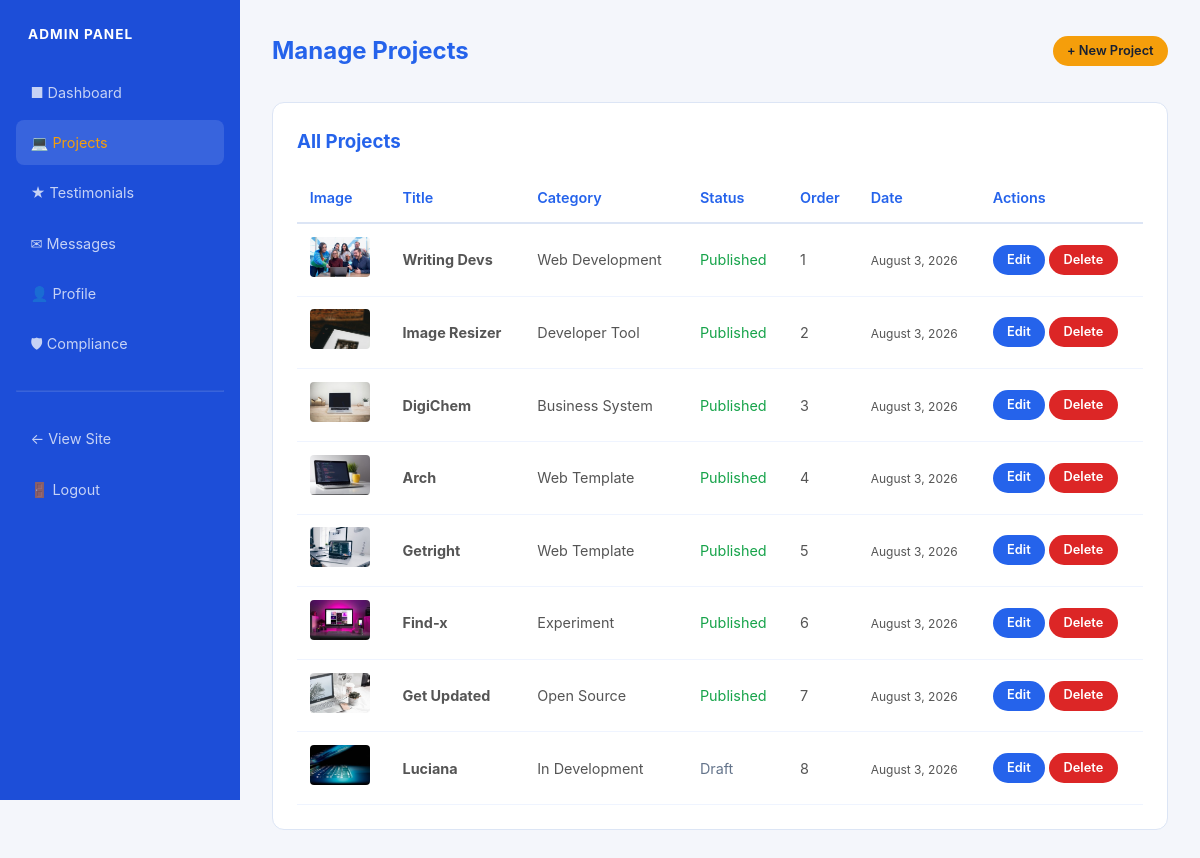
The page /admin/manage_projects.php (signed in) on the database its author committed.
### tables this page shows
CREATE TABLE IF NOT EXISTS projects (
    id INT AUTO_INCREMENT PRIMARY KEY,
    title VARCHAR(255) NOT NULL,
    slug VARCHAR(255) NOT NULL UNIQUE,
    short_desc TEXT,
    full_desc TEXT,
    image VARCHAR(255) DEFAULT NULL,
    url VARCHAR(255) DEFAULT NULL,
    category VARCHAR(100) DEFAULT 'Web Development',
    display_order INT DEFAULT 0,
    is_published TINYINT(1) DEFAULT 1,
    created_at TIMESTAMP DEFAULT CURRENT_TIMESTAMP,
    updated_at TIMESTAMP DEFAULT CURRENT_TIMESTAMP ON UPDATE CURRENT_TIMESTAMP
);

### includes/functions.php (called while the page is built, shortened)
<?php
   function h($str)
   {
       return htmlspecialchars((string)$str, ENT_QUOTES, 'UTF-8');
   }
   function formatDate($date, $format = 'F j, Y')
   {
       return date($format, strtotime($date));
   }
   function getAllProjects()
   {
       $db = getDB();
       return $db->query("SELECT * FROM projects ORDER BY display_order ASC, created_at DESC")->fetchAll();
   }

### admin/manage_projects.php (the view, shortened to what this page needs)
<?php
require_once __DIR__ . '/../includes/functions.php';
$editProject = null;
$projects = getAllProjects();
include __DIR__ . '/partials/header.php';
?>
<div class="admin-header">
    <h1><?php echo $editProject ? 'Edit Project' : 'Manage Projects'; ?></h1>
    <a href="?new=1" class="btn btn-accent btn-sm">+ New Project</a>
</div>
<div class="table-container">
    <h3>All Projects</h3>
    <?php if (count($projects) > 0): ?>
    <table>
        <thead>
            <tr>
                <th>Image</th>
                <th>Title</th>
                <th>Category</th>
                <th>Status</th>
                <th>Order</th>
                <th>Date</th>
                <th>Actions</th>
            </tr>
        </thead>
        <tbody>
            <?php foreach ($projects as $project): ?>
            <tr>
                <td>
                    <?php if ($project['image']): ?>
                    <img src="<?php echo SITE_URL; ?>/uploads/<?php echo h($project['image']); ?>" class="preview-img"
                        alt="">
                    <?php else: ?>
                    <span style="color:var(--muted);">No img</span>
                    <?php endif; ?>
                </td>
                <td><strong><?php echo h($project['title']); ?></strong></td>
                <td><?php echo h($project['category']); ?></td>
                <td><?php echo $project['is_published'] ? '<span style="color:var(--success);">Published</span>' : '<span style="color:var(--muted);">Draft</span>'; ?>
                </td>
                <td><?php echo h($project['display_order']); ?></td>
                <td><small><?php echo formatDate($project['created_at']); ?></small></td>
                <td>
                    <a href="?edit=<?php echo $project['id']; ?>" class="btn btn-sm btn-primary">Edit</a>
                    <a href="?delete=<?php echo $project['id']; ?>" class="btn btn-sm btn-danger"
                        onclick="return confirm('Delete this project?')">Delete</a>
                </td>
            </tr>
            <?php endforeach; ?>
        </tbody>
    </table>
    <?php else: ?>
    <p style="color:var(--muted);text-align:center;padding:2rem;">No projects created yet. Click "+ New Project" to get
        started.</p>
    <?php endif; ?>
</div>
<?php include __DIR__ . '/partials/footer.php'; ?>

### css/admin.css (style rules this page uses)
:root { --primary: #2563EB; --primary-dark: #1D4ED8; --primary-light: #EFF4FF; --accent: #F59E0B; --accent-dark: #D97706; --bg: #F4F6FB; --panel: #FFFFFF; --text: #172033; --muted: #64748B; --border: #DCE5F5; --danger: #DC2626; --success: #16A34A; --shadow: 0 6px 24px rgba(15, 23, 42, 0.08); }
* { margin: 0; padding: 0; box-sizing: border-box; }
body { font-family: -apple-system, BlinkMacSystemFont, "Segoe UI", Roboto, sans-serif; background: var(--bg); color: var(--text); line-height: 1.6; min-height: 100vh; }
a { color: var(--primary); text-decoration: none; }
.admin-header { display: flex; justify-content: space-between; align-items: center; margin-bottom: 2rem; flex-wrap: wrap; gap: 1rem; }
.admin-header h1 { font-size: 1.5rem; color: var(--primary); }
.form-container, .table-container { background: var(--panel); border-radius: 12px; padding: 2rem; border: 1px solid var(--border); margin-bottom: 2rem; }
.table-container { padding: 1.5rem; overflow-x: auto; }
.table-container h3 { margin-bottom: 1rem; color: var(--primary); }
table { width: 100%; border-collapse: collapse; font-size: 0.9rem; }
table th { text-align: left; padding: 0.8rem; border-bottom: 2px solid var(--border); color: var(--primary); font-weight: 600; }
table td { padding: 0.8rem; border-bottom: 1px solid var(--primary-light); color: #555; }
.preview-img { width: 60px; height: 40px; object-fit: cover; border-radius: 4px; }
.btn { display: inline-block; padding: 0.6rem 1.4rem; border-radius: 50px; font-size: 0.9rem; font-weight: 600; cursor: pointer; transition: all 0.3s ease; border: none; text-align: center; }
.btn-primary { background: var(--primary); color: #fff; }
.btn-accent { background: var(--accent); color: #172033; }
.btn-danger { background: var(--danger); color: #fff; }
.btn-sm { padding: 0.3rem 0.9rem; font-size: 0.8rem; }

### rows shown on the page
projects: image (picture), title "Writing Devs", category "Web Development", is_published "Published", display_order "1", created_at "August 3, 2026"
projects: image (picture), title "Image Resizer", category "Developer Tool", is_published "Published", display_order "2", created_at "August 3, 2026"
projects: image (picture), title "DigiChem", category "Business System", is_published "Published", display_order "3", created_at "August 3, 2026"
projects: image (picture), title "Arch", category "Web Template", is_published "Published", display_order "4", created_at "August 3, 2026"
projects: image (picture), title "Getright", category "Web Template", is_published "Published", display_order "5", created_at "August 3, 2026"
projects: image (picture), title "Find-x", category "Experiment", is_published "Published", display_order "6", created_at "August 3, 2026"
projects: image (picture), title "Get Updated", category "Open Source", is_published "Published", display_order "7", created_at "August 3, 2026"
projects: image (picture), title "Luciana", category "In Development", is_published "Draft", display_order "8", created_at "August 3, 2026"
